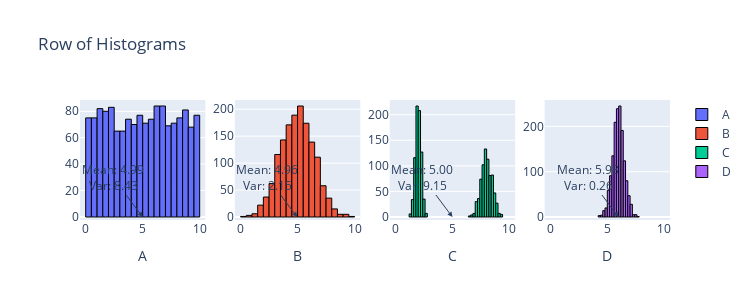

The notebook cell this image was saved under:
### Code cell
# Q4
from scipy import stats
import plotly.graph_objects as go
from plotly.subplots import make_subplots
import numpy as np

n = 1500
data1 = stats.uniform.rvs(0, 10, size=n)
data2 = stats.norm.rvs(5, 1.5, size=n)
data3 = np.r_[stats.norm.rvs(2, 0.25, size=int(n/2)), stats.norm.rvs(8, 0.5, size=int(n/2))]
data4 = stats.norm.rvs(6, 0.5, size=n)

# Calculate mean and variance for each dataset
data_stats = {
    'A': (np.mean(data1), np.var(data1)),
    'B': (np.mean(data2), np.var(data2)),
    'C': (np.mean(data3), np.var(data3)),
    'D': (np.mean(data4), np.var(data4))
}

fig = make_subplots(rows=1, cols=4)

# Create histograms
for i, (key, (mean, var)) in enumerate(data_stats.items(), start=1):
    fig.add_trace(go.Histogram(
        x=eval(f'data{i}'),
        name=key,
        nbinsx=30 if key != 'C' else 45,
        marker=dict(line=dict(color='black', width=1))
    ), row=1, col=i)
    
    # Add mean and variance annotations
    fig.add_annotation(
        x=mean,
        y=0,  # Adjust this to position the annotation correctly
        text=f'Mean: {mean:.2f}<br>Var: {var:.2f}',
        showarrow=True,
        arrowhead=2,
        ax=-30,
        ay=-40,
        row=1,
        col=i
    )

fig.update_layout(height=300, width=750, title_text="Row of Histograms")
fig.update_xaxes(title_text="A", row=1, col=1)
fig.update_xaxes(title_text="B", row=1, col=2)
fig.update_xaxes(title_text="C", row=1, col=3)
fig.update_xaxes(title_text="D", row=1, col=4)
fig.update_xaxes(range=[-0.5, 10.5])

for trace in fig.data:
    trace.xbins = dict(start=0, end=10)

fig.show()  # USE fig.show(renderer="png") FOR ALL GitHub and MarkUs SUBMISSIONS

### Figure 1 — Plotly figure (JSON) as saved in the notebook; plotly's stock layout.template omitted (floating-point values rounded to 4 significant figures; data arrays with more than 128 entries replaced by an {"elided": "..."} marker saying what was removed)
{"data": [{"marker": {"line": {"color": "black", "width": 1}}, "name": "A", "nbinsx": 30, "type": "histogram", "x": {"elided": "1500 float values"}, "xaxis": "x", "xbins": {"end": 10, "start": 0}, "yaxis": "y"}, {"marker": {"line": {"color": "black", "width": 1}}, "name": "B", "nbinsx": 30, "type": "histogram", "x": {"elided": "1500 float values"}, "xaxis": "x2", "xbins": {"end": 10, "start": 0}, "yaxis": "y2"}, {"marker": {"line": {"color": "black", "width": 1}}, "name": "C", "nbinsx": 45, "type": "histogram", "x": {"elided": "1500 float values"}, "xaxis": "x3", "xbins": {"end": 10, "start": 0}, "yaxis": "y3"}, {"marker": {"line": {"color": "black", "width": 1}}, "name": "D", "nbinsx": 30, "type": "histogram", "x": {"elided": "1500 float values"}, "xaxis": "x4", "xbins": {"end": 10, "start": 0}, "yaxis": "y4"}], "layout": {"annotations": [{"arrowhead": 2, "ax": -30, "ay": -40, "showarrow": true, "text": "Mean: 4.99<br>Var: 8.43", "x": 4.994, "xref": "x", "y": 0, "yref": "y"}, {"arrowhead": 2, "ax": -30, "ay": -40, "showarrow": true, "text": "Mean: 4.96<br>Var: 2.15", "x": 4.961, "xref": "x2", "y": 0, "yref": "y2"}, {"arrowhead": 2, "ax": -30, "ay": -40, "showarrow": true, "text": "Mean: 5.00<br>Var: 9.15", "x": 5.0, "xref": "x3", "y": 0, "yref": "y3"}, {"arrowhead": 2, "ax": -30, "ay": -40, "showarrow": true, "text": "Mean: 5.98<br>Var: 0.26", "x": 5.979, "xref": "x4", "y": 0, "yref": "y4"}], "height": 300, "title": {"text": "Row of Histograms"}, "width": 750, "xaxis": {"anchor": "y", "domain": [0, 0.2125], "range": [-0.5, 10.5], "title": {"text": "A"}}, "xaxis2": {"anchor": "y2", "domain": [0.2625, 0.475], "range": [-0.5, 10.5], "title": {"text": "B"}}, "xaxis3": {"anchor": "y3", "domain": [0.525, 0.7375], "range": [-0.5, 10.5], "title": {"text": "C"}}, "xaxis4": {"anchor": "y4", "domain": [0.7875, 1], "range": [-0.5, 10.5], "title": {"text": "D"}}, "yaxis": {"anchor": "x", "domain": [0, 1]}, "yaxis2": {"anchor": "x2", "domain": [0, 1]}, "yaxis3": {"anchor": "x3", "domain": [0, 1]}, "yaxis4": {"anchor": "x4", "domain": [0, 1]}}}
